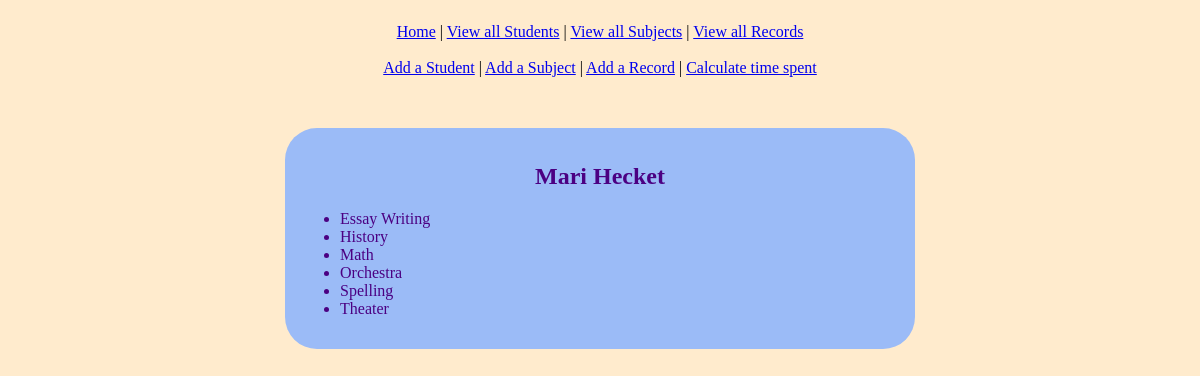
Screenshot of /students/Mari/ with the database file from the repository.
### records/models.py (models this page shows, shortened)
class Student(models.Model):
    first_name = models.CharField(max_length=100)
    last_name = models.CharField(max_length=100)
    grade = models.IntegerField(blank=True, null=True)
    age = models.IntegerField(blank=True, null=True)
    class Meta:
        ordering = ['last_name', 'first_name']

class Subject(models.Model):
    name = models.CharField(max_length=100, unique=True)
    description = models.TextField(null=False, default='')
    extra_curricular = models.BooleanField(default=False)
    student = models.ManyToManyField(Student)
    class Meta:
        ordering = ['name']

### records/views.py (the view)
# urls.py: path('students/<str:name>/', record_views.subjects_student_takes),
def subjects_student_takes(request, name):
    try:
        student = Student.objects.get(first_name=name)
    except Student.DoesNotExist:
        return render(request, 'records/error.html', {'message': 'The student does not exist'})
    subjects = student.subject_set.all()
    return render(request, 'records/student_to_subjects.html', {'subjects': subjects, 'student': student})

### records/templates/records/student_to_subjects.html (shortened to what this page needs)
{% extends "records/head.html" %} {% load static %} {% block content%}
<div class="container">
<h2>{{ student.first_name }} {{ student.last_name }}</h2>
<ul>
  {% for subject in subjects %}
  <li>{{ subject.name }}</li>
  {% endfor %}
</ul>
</div>
{% endblock %}

### records/templates/records/head.html (style rules this page uses)
body { background-color: blanchedalmond; }
.container, .nav-links { width: 600px; border-radius: 2em; padding: 15px; margin-left: 50px; margin-right: 50px; margin: auto; }
.container { background-color:rgb(155, 187, 247); }
h1, h2, h3, li, h5, td { color:indigo; }
h1, h2, h3, h5 { text-align: center; }

### rows the page displays
Student: first_name "Mari", last_name "Hecket"
Subject: name "Essay Writing"
Subject: name "History"
Subject: name "Math"
Subject: name "Orchestra"
Subject: name "Spelling"
Subject: name "Theater"
